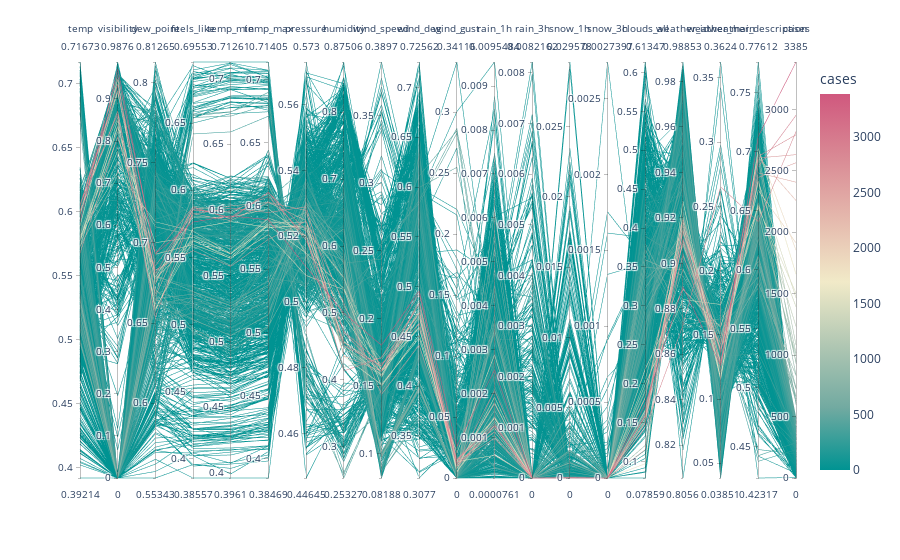

The cell this chart's notebook holds for it:
### Code cell
#this uses the yearly avearges of all the weather parameters used on a nomrli
fig = px.parallel_coordinates(df, color='cases', color_continuous_scale='Tealrose',)
fig.show()

### Figure 1 — Plotly figure (JSON) as saved in the notebook; plotly's stock layout.template omitted (floating-point values rounded to 4 significant figures; data arrays with more than 128 entries replaced by an {"elided": "..."} marker saying what was removed)
{"data": [{"dimensions": [{"label": "temp", "values": {"elided": "1056 float values"}}, {"label": "visibility", "values": {"elided": "1056 float values"}}, {"label": "dew_point", "values": {"elided": "1056 float values"}}, {"label": "feels_like", "values": {"elided": "1056 float values"}}, {"label": "temp_min", "values": {"elided": "1056 float values"}}, {"label": "temp_max", "values": {"elided": "1056 float values"}}, {"label": "pressure", "values": {"elided": "1056 float values"}}, {"label": "humidity", "values": {"elided": "1056 float values"}}, {"label": "wind_speed", "values": {"elided": "1056 float values"}}, {"label": "wind_deg", "values": {"elided": "1056 float values"}}, {"label": "wind_gust", "values": {"elided": "1056 float values"}}, {"label": "rain_1h", "values": {"elided": "1056 float values"}}, {"label": "rain_3h", "values": {"elided": "1056 float values"}}, {"label": "snow_1h", "values": {"elided": "1056 float values"}}, {"label": "snow_3h", "values": {"elided": "1056 float values"}}, {"label": "clouds_all", "values": {"elided": "1056 float values"}}, {"label": "weather_id", "values": {"elided": "1056 float values"}}, {"label": "weather_main", "values": {"elided": "1056 float values"}}, {"label": "weather_description", "values": {"elided": "1056 float values"}}, {"label": "cases", "values": {"elided": "1056 int values"}}], "domain": {"x": [0, 1], "y": [0, 1]}, "line": {"color": {"elided": "1056 int values"}, "coloraxis": "coloraxis"}, "name": "", "type": "parcoords"}], "layout": {"coloraxis": {"colorbar": {"title": {"text": "cases"}}, "colorscale": [[0, "rgb(0, 147, 146)"], [0.1667, "rgb(114, 170, 161)"], [0.3333, "rgb(177, 199, 179)"], [0.5, "rgb(241, 234, 200)"], [0.6667, "rgb(229, 185, 173)"], [0.8333, "rgb(217, 137, 148)"], [1, "rgb(208, 88, 126)"]]}, "legend": {"tracegroupgap": 0}, "margin": {"t": 60}}}
